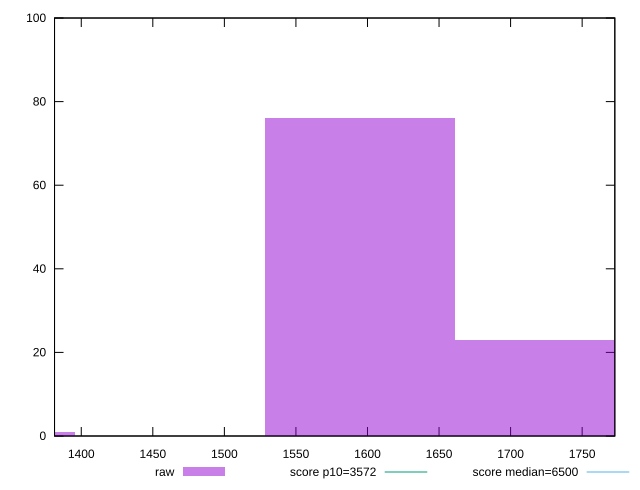

Write the gnuplot code that produced this figure.
reset

$raw <<EOF
1594.7470715935888 76
1727.6426608930547 23
1328.9558929946575 1
EOF

set key outside below
set boxwidth 132.89558929946574
set xrange [1381.3253999999997:1772.8284]
set yrange [0:100]
set trange [0:100]
set style fill transparent solid 0.5 noborder

set parametric
set terminal svg size 640, 490 enhanced background rgb 'white'
set output "reports/report_00031_2021-02-24T23-18-18.084Z/first-cpu-idle/samples/card/raw/histogram.svg"

plot $raw title "raw" with boxes, \
     3572,t title "score p10=3572", \
     6500,t title "score median=6500"

reset
